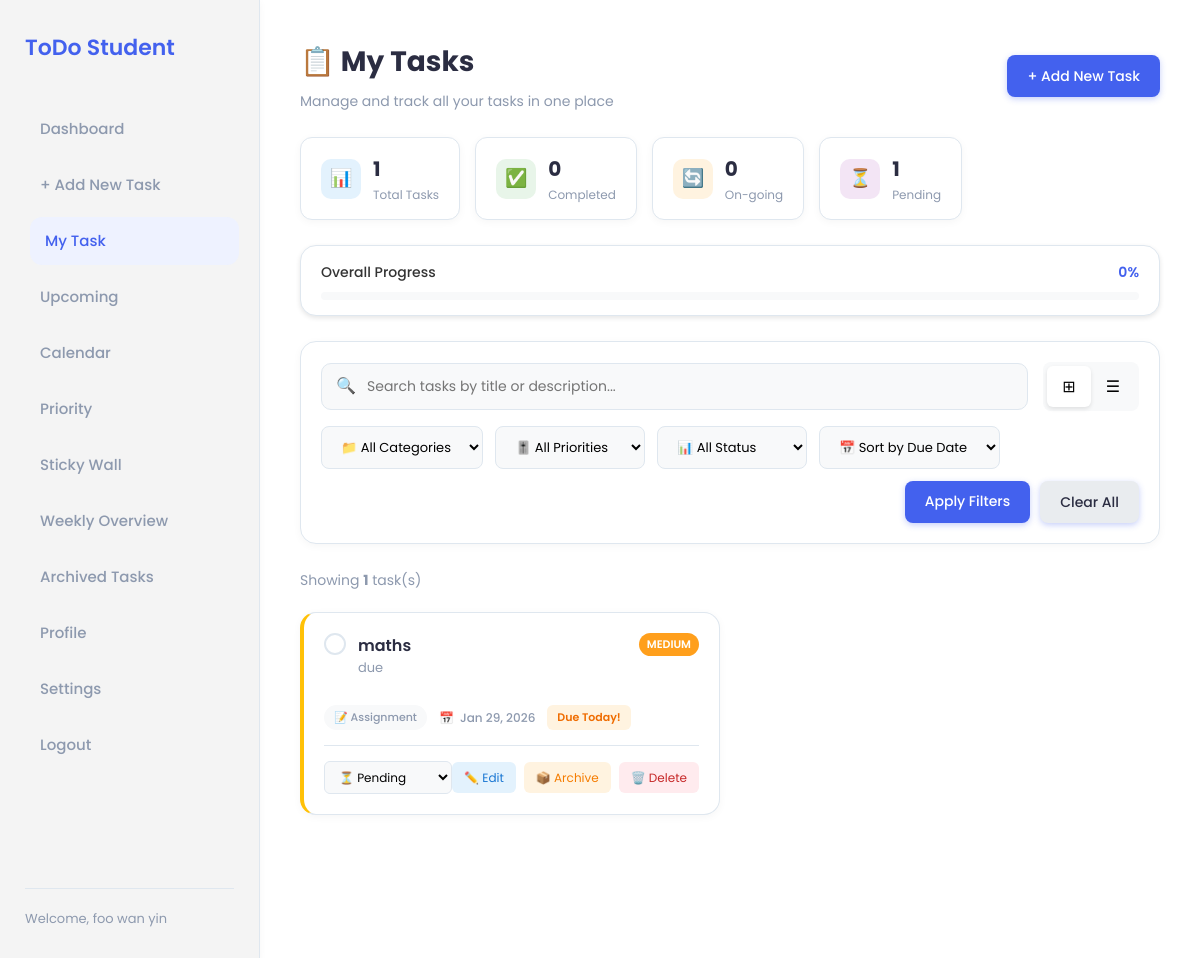
The page /view_tasks.php (signed in) on the database its author committed.
### tables this page shows
CREATE TABLE `tasks` (
  `id` int(11) NOT NULL,
  `user_id` int(11) DEFAULT NULL,
  `title` varchar(200) DEFAULT NULL,
  `description` text DEFAULT NULL,
  `due_date` date DEFAULT NULL,
  `category` varchar(50) DEFAULT NULL,
  `priority` varchar(20) DEFAULT NULL,
  `status` enum('On-going','Pending','Completed') DEFAULT NULL,
  `is_archived` tinyint(1) DEFAULT 0,
  `created_at` timestamp NOT NULL DEFAULT current_timestamp()
);

### view_tasks.php (the view, shortened to what this page needs)
<?php
include 'db/config.php';
$user_id = $_SESSION['user_id'];
$sort_by = isset($_GET['sort']) ? $_GET['sort'] : 'due_date';
$search_query = isset($_GET['search']) ? $_GET['search'] : '';
$sql = "SELECT * FROM tasks WHERE user_id = ? AND is_archived = 0";
$params = [$user_id];
$types = "i";
$valid_sorts = ['due_date', 'priority', 'created_at', 'title'];
if (in_array($sort_by, $valid_sorts)) {
    if ($sort_by == 'priority') {
        $sql .= " ORDER BY FIELD(priority, 'High', 'Medium', 'Low')";
    } else {
        $sql .= " ORDER BY $sort_by ASC";
    }
} else {
    $sql .= " ORDER BY due_date ASC";
}
$stmt = $conn->prepare($sql);
$stmt->bind_param($types, ...$params);
$stmt->execute();
$tasks = $stmt->get_result();
$stats_sql = "SELECT
    COUNT(*) as total,
    SUM(CASE WHEN status = 'Completed' THEN 1 ELSE 0 END) as completed,
    SUM(CASE WHEN status = 'On-going' THEN 1 ELSE 0 END) as ongoing,
    SUM(CASE WHEN status = 'Pending' THEN 1 ELSE 0 END) as pending,
    SUM(CASE WHEN due_date < CURDATE() AND status != 'Completed' THEN 1 ELSE 0 END) as overdue
    FROM tasks WHERE user_id = ? AND is_archived = 0";
$stats_stmt = $conn->prepare($stats_sql);
$stats_stmt->bind_param("i", $user_id);
$stats_stmt->execute();
$stats = $stats_stmt->get_result()->fetch_assoc();
$colors = ['Assignment' => 'yellow', 'Discussion' => 'blue', 'Club Activity' => 'green', 'Examination' => 'pink'];
$category_icons = ['Assignment' => '📝', 'Discussion' => '💬', 'Club Activity' => '🎯', 'Examination' => '📚'];
function getDueDateClass($due_date, $status) {
    $today = new DateTime();
    $due = new DateTime($due_date);
    $diff = $today->diff($due);
    $days = (int)$diff->format('%r%a');
    if ($days == 0) return 'due-today';
    return 'due-normal';
}
function getDueDateLabel($due_date, $status) {
    $today = new DateTime();
    $due = new DateTime($due_date);
    $diff = $today->diff($due);
    $days = (int)$diff->format('%r%a');
    if ($days == 0) return 'Due Today!';
    return '';
}
?>
<!DOCTYPE html>
<html lang="en">
<head>
    <link rel="stylesheet" href="css/style.css">
</head>
<body>
    <div class="wrapper">
        <?php include 'sidebar.php'; ?>
        <div class="main">
            <div class="task-header">
                <div class="task-header-left">
                    <h3>📋 My Tasks</h3>
                    <p>Manage and track all your tasks in one place</p>
                </div>
                <div class="task-header-right">
                    <a href="add_task.php" class="btn">+ Add New Task</a>
                </div>
            </div>
            <div class="task-stats">
                <div class="task-stat-item">
                    <div class="task-stat-icon total">📊</div>
                    <div class="task-stat-info">
                        <h4><?php echo $stats['total']; ?></h4>
                        <p>Total Tasks</p>
                    </div>
                </div>
                <div class="task-stat-item">
                    <div class="task-stat-icon completed">✅</div>
                    <div class="task-stat-info">
                        <h4><?php echo $stats['completed']; ?></h4>
                        <p>Completed</p>
                    </div>
                </div>
                <div class="task-stat-item">
                    <div class="task-stat-icon ongoing">🔄</div>
                    <div class="task-stat-info">
                        <h4><?php echo $stats['ongoing']; ?></h4>
                        <p>On-going</p>
                    </div>
                </div>
                <div class="task-stat-item">
                    <div class="task-stat-icon pending">⏳</div>
                    <div class="task-stat-info">
                        <h4><?php echo $stats['pending']; ?></h4>
                        <p>Pending</p>
                    </div>
                </div>
            </div>
            <?php if ($stats['total'] > 0): ?>
            <div class="card" style="padding: 15px 20px; margin-bottom: 25px;">
                <div style="display: flex; justify-content: space-between; align-items: center; margin-bottom: 8px;">
                    <span style="font-size: 14px; font-weight: 500;">Overall Progress</span>
                    <span style="font-size: 14px; color: var(--primary-color); font-weight: 600;">
                        <?php echo $stats['total'] > 0 ? round(($stats['completed'] / $stats['total']) * 100) : 0; ?>%
                    </span>
                </div>
                <div class="progress-bar-container">
                </div>
            </div>
            <?php endif; ?>
            <form method="get" class="search-filter-bar">
                <div class="search-row">
                    <div class="search-box">
                        <input type="text" name="search" placeholder="Search tasks by title or description..."
                               value="<?php echo htmlspecialchars($search_query); ?>">
                    </div>
                    <div class="view-toggle">
                        <button type="button" class="active" onclick="setView('grid')" title="Grid View">⊞</button>
                        <button type="button" onclick="setView('list')" title="List View">☰</button>
                    </div>
                </div>
                <div class="filter-row">
                    <select name="category">
                        <option value="">📁 All Categories</option>
                    </select>
                    <select name="priority">
                        <option value="">🎚️ All Priorities</option>
                    </select>
                    <select name="status">
                        <option value="">📊 All Status</option>
                    </select>
                    <select name="sort">
                        <option value="due_date" <?php echo $sort_by == 'due_date' ? 'selected' : ''; ?>>📅 Sort by Due Date</option>
                    </select>
                    <div class="filter-actions">
                        <button type="submit" class="btn">Apply Filters</button>
                        <a href="view_tasks.php" class="btn btn-secondary">Clear All</a>
                    </div>
                </div>
            </form>
            <?php if ($tasks->num_rows > 0): ?>
            <div style="display: flex; justify-content: space-between; align-items: center; margin-bottom: 20px;">
                <p style="color: var(--text-muted); font-size: 14px;">
                    Showing <strong><?php echo $tasks->num_rows; ?></strong> task(s)
                </p>
            </div>
            <?php endif; ?>
            <?php if ($tasks->num_rows > 0): ?>
                <div class="task-grid" id="taskContainer">
                    <?php while ($task = $tasks->fetch_assoc()):
                        $dueDateClass = getDueDateClass($task['due_date'], $task['status']);
                        $dueDateLabel = getDueDateLabel($task['due_date'], $task['status']);
                    ?>
                        <div class="task-card <?php echo $colors[$task['category']] ?? 'yellow'; ?>" data-task-id="<?php echo $task['id']; ?>">
                            <div class="task-card-header">
                                <div style="display: flex; align-items: flex-start; gap: 12px; flex: 1;">
                                    <div class="task-checkbox <?php echo $task['status'] == 'Completed' ? 'completed' : ''; ?>"
                                         onclick="toggleComplete(<?php echo $task['id']; ?>, '<?php echo $task['status']; ?>')"
                                         title="<?php echo $task['status'] == 'Completed' ? 'Mark as Pending' : 'Mark as Completed'; ?>">
                                    </div>
                                    <div style="flex: 1;">
                                        <h4 class="task-title" style="<?php echo $task['status'] == 'Completed' ? 'text-decoration: line-through; color: var(--text-muted);' : ''; ?>">
                                            <?php echo htmlspecialchars($task['title']); ?>
                                        </h4>
                                        <p class="task-description">
                                            <?php echo htmlspecialchars($task['description'] ?? 'No description'); ?>
                                        </p>
                                    </div>
                                </div>
                                <span class="priority-badge <?php echo strtolower($task['priority'] ?? 'medium'); ?>">
                                    <?php echo $task['priority'] ?? 'Medium'; ?>
                                </span>
                            </div>
                            <div class="task-meta">
                                <div class="task-meta-item">
                                    <span class="category-badge">
                                        <?php echo $category_icons[$task['category']] ?? '📌'; ?>
                                        <?php echo $task['category']; ?>
                                    </span>
                                </div>
                                <div class="task-meta-item">
                                    📅 <span><?php echo date('M d, Y', strtotime($task['due_date'])); ?></span>
                                </div>
                                <?php if ($dueDateLabel): ?>
                                <div class="due-date-badge <?php echo $dueDateClass; ?>">
                                    <?php echo $dueDateLabel; ?>
                                </div>
                                <?php endif; ?>
                            </div>
                            <div class="task-footer">
                                <form method="post" action="update_status.php" style="display: inline;">
                                    <select name="new_status" class="task-status-select" onchange="this.form.submit()">
                                        <option value="Pending" <?php echo $task['status'] == 'Pending' ? 'selected' : ''; ?>>⏳ Pending</option>
                                    </select>
                                </form>
                                <div class="task-actions">
                                    <a href="edit_task.php?id=<?php echo $task['id']; ?>" class="task-action-btn edit" title="Edit Task">
                                        ✏️ Edit
                                    </a>
                                    <a href="archive_task.php?id=<?php echo $task['id']; ?>" class="task-action-btn archive" title="Archive Task">
                                        📦 Archive
                                    </a>
                                    <button type="button" class="task-action-btn delete" onclick="confirmDelete(<?php echo $task['id']; ?>)" title="Delete Task">
                                        🗑️ Delete
                                    </button>
                                </div>
                            </div>
                        </div>
                    <?php endwhile; ?>
                </div>
            <?php endif; ?>
        </div>
    </div>
</body>
</html>

### sidebar.php (shortened to what this page needs)
<?php
$current_page = basename($_SERVER['PHP_SELF']);
?>
<div class="sidebar">
    <h2>ToDo Student</h2>
    <ul>
        <?php if (isset($_SESSION['user_id'])): ?>
            <li><a href="dashboard.php" class="<?php echo $current_page=='dashboard.php'?'active':''; ?>">Dashboard</a></li>
            <li><a href="add_task.php" class="<?php echo $current_page=='add_task.php'?'active':''; ?>">+ Add New Task</a></li>
            <li><a href="view_tasks.php" class="<?php echo $current_page=='view_tasks.php'?'active':''; ?>">My Task</a></li>
            <li><a href="upcoming.php" class="<?php echo $current_page=='upcoming.php'?'active':''; ?>">Upcoming</a></li>
            <li><a href="calendar.php" class="<?php echo $current_page=='calendar.php'?'active':''; ?>">Calendar</a></li>
            <li><a href="priority.php" class="<?php echo $current_page=='priority.php'?'active':''; ?>">Priority</a></li>
            <li><a href="sticky_wall.php" class="<?php echo $current_page=='sticky_wall.php'?'active':''; ?>">Sticky Wall</a></li>
            <li><a href="weekly_overview.php" class="<?php echo $current_page=='weekly_overview.php'?'active':''; ?>">Weekly Overview</a></li>
            <li><a href="archive.php" class="<?php echo $current_page=='archive.php'?'active':''; ?>">Archived Tasks</a></li>
            <li><a href="profile.php" class="<?php echo $current_page=='profile.php'?'active':''; ?>">Profile</a></li>
            <li><a href="settings.php" class="<?php echo $current_page=='settings.php'?'active':''; ?>">Settings</a></li>
            <li><a href="logout.php">Logout</a></li>
        <?php endif; ?>
    </ul>
    <?php if (isset($_SESSION['user_name'])): ?>
        <div class="user-info">
            <p>Welcome, <?php echo htmlspecialchars($_SESSION['user_name']); ?></p>
        </div>
    <?php endif; ?>
</div>

### css/style.css (style rules this page uses)
:root { --primary-color: #4361ee; --primary-dark: #3046b5; --secondary-color: #3f37c9; --success-color: #2ec4b6; --warning-color: #ff9f1c; --danger-color: #e71d36; --light-bg: #f8f9fa; --sidebar-bg: #ffffff; --text-color: #2b2d42; --text-muted: #8d99ae; --border-color: #dfe7ef; --shadow-sm: 0 2px 8px rgba(0, 0, 0, 0.04); --shadow-md: 0 8px 24px rgba(149, 157, 165, 0.1); }
* { margin: 0; padding: 0; box-sizing: border-box; font-family: 'Poppins', sans-serif; }
body { background: var(--light-bg); color: var(--text-color); line-height: 1.6; }
.wrapper { display: flex; min-height: 100vh; }
.sidebar { width: 260px; background: var(--sidebar-bg); padding: 30px 25px; border-right: 1px solid var(--border-color); display: flex; flex-direction: column; position: sticky; top: 0; height: 120vh; box-shadow: var(--shadow-sm); z-index: 100; }
.sidebar h2 { font-size: 22px; font-weight: 600; color: var(--primary-color); margin-bottom: 40px; display: flex; align-items: center; gap: 10px; }
.sidebar ul { list-style: none; flex: 1; }
.sidebar ul li { margin-bottom: 8px; }
.sidebar ul li a { text-decoration: none; color: var(--text-muted); font-size: 15px; font-weight: 500; display: flex; align-items: center; padding: 12px 15px; border-radius: 12px; transition: all 0.2s ease; }
.sidebar ul li a:hover, .sidebar ul li a.active { background: #eef2ff; color: var(--primary-color); transform: translateX(5px); }
.user-info { margin-top: auto; padding-top: 20px; border-top: 1px solid var(--border-color); font-size: 13px; color: var(--text-muted); display: flex; align-items: center; gap: 10px; }
.main { flex: 1; padding: 40px; max-width: 1200px; margin: 0 auto; width: 100%; }
.card { background: #ffffff; border-radius: 16px; padding: 30px; box-shadow: var(--shadow-sm); border: 1px solid var(--border-color); margin-bottom: 25px; transition: transform 0.2s ease, box-shadow 0.2s ease; }
.btn { display: inline-block; background: var(--primary-color); color: white; padding: 10px 20px; border: none; border-radius: 8px; font-size: 14px; font-weight: 500; cursor: pointer; text-decoration: none; transition: background 0.2s; box-shadow: 0 2px 6px rgba(67, 97, 238, 0.3); }
.btn-secondary { background: #e9ecef; color: var(--text-color); }
.priority-badge { padding: 3px 8px; border-radius: 12px; font-size: 11px; font-weight: 600; text-transform: uppercase; color: white; }
.priority-badge.medium { background: var(--warning-color); }
body { background-color: #ffffff; color: #333; }
.sidebar { background-color: #f4f4f4; color: #333; }
.main { background-color: #fff; color: #333; }
.card { background-color: #fff; box-shadow: 0 2px 5px rgba(0, 0, 0, 0.1); }

### rows shown on the page
tasks: title "maths", description "due", priority "MEDIUM", category "📝", category "Assignment", due_date "Jan 29, 2026", dueDateLabel "Due Today!", new_status "⏳ Pending"

### other values the page prints
$_SESSION['user_name'] "foo wan yin"
$stats['total'] "1"
$stats['completed'] "0"
$stats['ongoing'] "0"
$stats['pending'] "1"
$tasks->num_rows "1"
